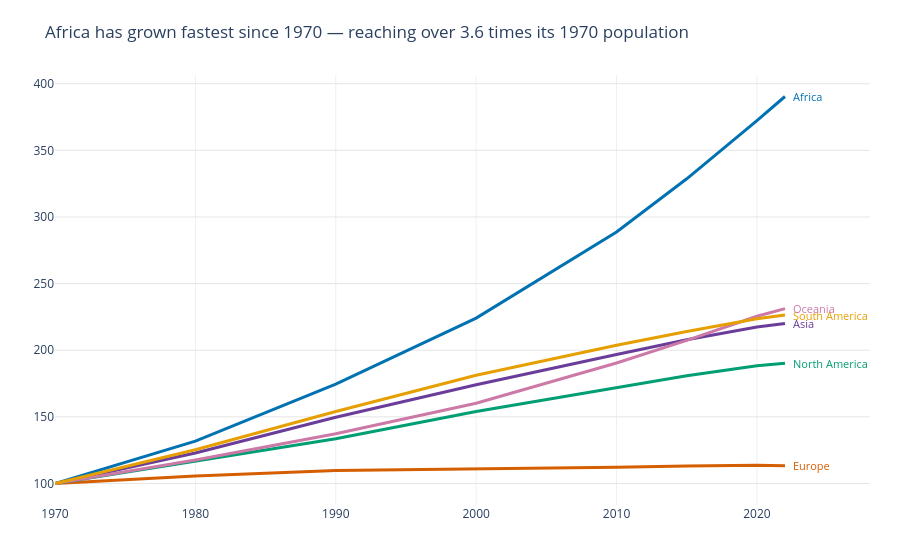

Write notebook code for a chart like this one.
### Markdown cell above
**Chart choice & justification:** *Which chart did you choose, and why? Justify design choices.

I chose a line chart because it clearly shows how population growth has changed over time for all six continents. Indexing each continent to 1970 = 100 makes their growth rates comparable even though their starting populations differ.

### Code cell
# Q1
continent_totals = (df_long.groupby(['Continent', 'Year'], as_index=False)['Population'].sum())
continent_totals['Indexed population'] = (
    continent_totals.groupby('Continent')['Population']
    .transform(lambda s: s / s.iloc[0] * 100)
)

accent = {'Africa': '#0072B2', 'Asia': '#6A3D9A', 'Europe': '#D55E00',
          'North America': '#009E73', 'Oceania': '#CC79A7', 'South America': '#E69F00'}
fig = px.line(continent_totals, x='Year', y='Indexed population', color='Continent',
              color_discrete_map=accent, template='plotly_white')
fig.update_traces(line_width=3)
fig.update_layout(title="Africa has grown fastest since 1970 — reaching over 3.6 times its 1970 population",
                  xaxis_title=None, yaxis_title=None, legend=None,
                  margin=dict(l=55, r=30, t=75, b=55), showlegend=False,
                  yaxis=dict(ticksuffix='', zeroline=False, gridcolor='#E6E6E6'))

latest = continent_totals[continent_totals['Year'] == 2022].sort_values('Indexed population')
for _, row in latest.iterrows():
    fig.add_annotation(x=row['Year'], y=row['Indexed population'], text=row['Continent'],
                       showarrow=False, xanchor='left', xshift=6,
                       font=dict(size=11, color=accent[row['Continent']]))
fig.show()

### Figure 1 — Plotly figure (JSON) as saved in the notebook; plotly's stock layout.template omitted (floating-point values rounded to 4 significant figures)
{"data": [{"hovertemplate": "Continent=Africa<br>Year=%{x}<br>Indexed population=%{y}<extra></extra>", "legendgroup": "Africa", "line": {"color": "#0072B2", "dash": "solid", "width": 3}, "marker": {"symbol": "circle"}, "mode": "lines", "name": "Africa", "orientation": "v", "showlegend": true, "type": "scatter", "x": [1970, 1980, 1990, 2000, 2010, 2015, 2020, 2022], "xaxis": "x", "y": [100.0, 131.8, 174.6, 224.1, 288.8, 328.7, 372.3, 390.4], "yaxis": "y"}, {"hovertemplate": "Continent=Asia<br>Year=%{x}<br>Indexed population=%{y}<extra></extra>", "legendgroup": "Asia", "line": {"color": "#6A3D9A", "dash": "solid", "width": 3}, "marker": {"symbol": "circle"}, "mode": "lines", "name": "Asia", "orientation": "v", "showlegend": true, "type": "scatter", "x": [1970, 1980, 1990, 2000, 2010, 2015, 2020, 2022], "xaxis": "x", "y": [100.0, 122.9, 149.7, 174.1, 196.7, 207.9, 217.4, 220.1], "yaxis": "y"}, {"hovertemplate": "Continent=Europe<br>Year=%{x}<br>Indexed population=%{y}<extra></extra>", "legendgroup": "Europe", "line": {"color": "#D55E00", "dash": "solid", "width": 3}, "marker": {"symbol": "circle"}, "mode": "lines", "name": "Europe", "orientation": "v", "showlegend": true, "type": "scatter", "x": [1970, 1980, 1990, 2000, 2010, 2015, 2020, 2022], "xaxis": "x", "y": [100.0, 105.6, 109.8, 110.7, 112.1, 113.1, 113.7, 113.3], "yaxis": "y"}, {"hovertemplate": "Continent=North America<br>Year=%{x}<br>Indexed population=%{y}<extra></extra>", "legendgroup": "North America", "line": {"color": "#009E73", "dash": "solid", "width": 3}, "marker": {"symbol": "circle"}, "mode": "lines", "name": "North America", "orientation": "v", "showlegend": true, "type": "scatter", "x": [1970, 1980, 1990, 2000, 2010, 2015, 2020, 2022], "xaxis": "x", "y": [100.0, 116.8, 133.6, 154.1, 172.1, 180.8, 188.4, 190.3], "yaxis": "y"}, {"hovertemplate": "Continent=Oceania<br>Year=%{x}<br>Indexed population=%{y}<extra></extra>", "legendgroup": "Oceania", "line": {"color": "#CC79A7", "dash": "solid", "width": 3}, "marker": {"symbol": "circle"}, "mode": "lines", "name": "Oceania", "orientation": "v", "showlegend": true, "type": "scatter", "x": [1970, 1980, 1990, 2000, 2010, 2015, 2020, 2022], "xaxis": "x", "y": [100.0, 117.7, 137.3, 160.3, 190.5, 207.4, 225.5, 231.2], "yaxis": "y"}, {"hovertemplate": "Continent=South America<br>Year=%{x}<br>Indexed population=%{y}<extra></extra>", "legendgroup": "South America", "line": {"color": "#E69F00", "dash": "solid", "width": 3}, "marker": {"symbol": "circle"}, "mode": "lines", "name": "South America", "orientation": "v", "showlegend": true, "type": "scatter", "x": [1970, 1980, 1990, 2000, 2010, 2015, 2020, 2022], "xaxis": "x", "y": [100.0, 125.3, 154.0, 181.2, 203.7, 214.1, 223.7, 226.4], "yaxis": "y"}], "layout": {"annotations": [{"font": {"color": "#D55E00", "size": 11}, "showarrow": false, "text": "Europe", "x": 2022, "xanchor": "left", "xshift": 6, "y": 113.3}, {"font": {"color": "#009E73", "size": 11}, "showarrow": false, "text": "North America", "x": 2022, "xanchor": "left", "xshift": 6, "y": 190.3}, {"font": {"color": "#6A3D9A", "size": 11}, "showarrow": false, "text": "Asia", "x": 2022, "xanchor": "left", "xshift": 6, "y": 220.1}, {"font": {"color": "#E69F00", "size": 11}, "showarrow": false, "text": "South America", "x": 2022, "xanchor": "left", "xshift": 6, "y": 226.4}, {"font": {"color": "#CC79A7", "size": 11}, "showarrow": false, "text": "Oceania", "x": 2022, "xanchor": "left", "xshift": 6, "y": 231.2}, {"font": {"color": "#0072B2", "size": 11}, "showarrow": false, "text": "Africa", "x": 2022, "xanchor": "left", "xshift": 6, "y": 390.4}], "legend": {}, "margin": {"b": 55, "l": 55, "r": 30, "t": 75}, "showlegend": false, "title": {"text": "Africa has grown fastest since 1970 — reaching over 3.6 times its 1970 population"}, "xaxis": {"anchor": "y", "domain": [0, 1], "title": {}}, "yaxis": {"anchor": "x", "domain": [0, 1], "gridcolor": "#E6E6E6", "ticksuffix": "", "title": {}, "zeroline": false}}}
